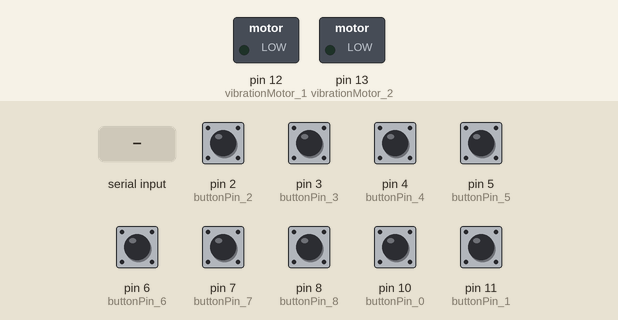
The sketch below on a simulated Arduino Uno, built with avr-gcc and run on an emulated ATmega328P. Shown: switched loads named in the sketch (green lamp = pin HIGH). The test bench sets the inputs (shaded band); at power-on: pin 2 (buttonPin_2), pin 3 (buttonPin_3), pin 4 (buttonPin_4), pin 5 (buttonPin_5), pin 6 (buttonPin_6), pin 7 (buttonPin_7), pin 8 (buttonPin_8), pin 10 (buttonPin_0), pin 11 (buttonPin_1) LOW. What the sketch prints to the serial monitor is not drawn.

Above: at 1.2 s.
1.3 s: "2\n" received over Serial
At 3.5 s:
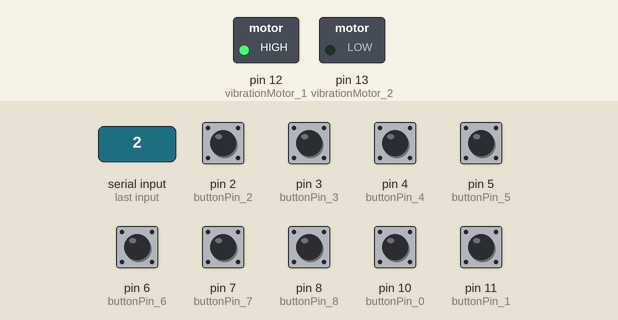
3.8 s: "3\n" received over Serial
At 6.6 s:
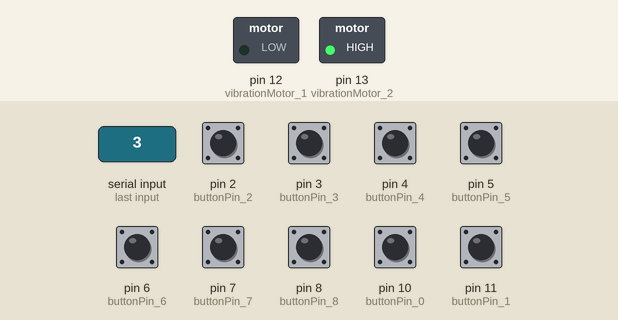
6.8 s: "5\n" received over Serial
9.8 s: "90,45\n" received over Serial
At 11.3 s:
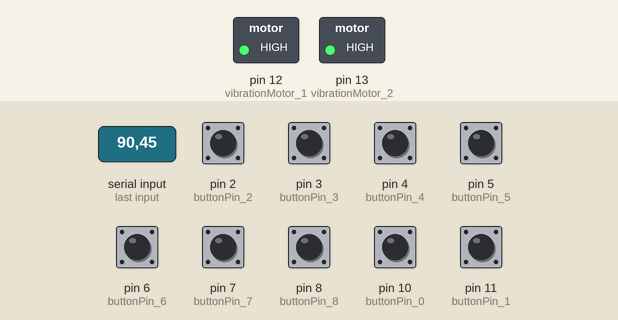
Timing chart, 0 to 15.3 s (numbered marks = the images above; inputs shaded):
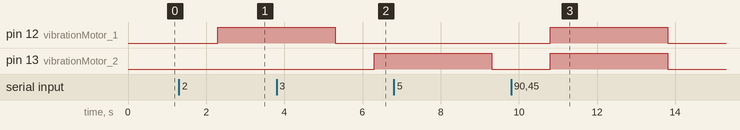

The sketch:

arduinoController.ino
```cpp
// configurazione pin bottoni
const int buttonPin_0 = 10;
const int buttonPin_1 = 11;
const int buttonPin_2 = 2;
const int buttonPin_3 = 3;
const int buttonPin_4 = 4;
const int buttonPin_5 = 5;
const int buttonPin_6 = 6;
const int buttonPin_7 = 7;
const int buttonPin_8 = 8;

// configurazione pin motori
const int vibrationMotor_1 = 12;
const int vibrationMotor_2 = 13;

// stato bottoni
int buttonState_0 = 0;
int buttonState_1 = 0;
int buttonState_2 = 0;
int buttonState_3 = 0;
int buttonState_4 = 0;
int buttonState_5 = 0;
int buttonState_6 = 0;
int buttonState_7 = 0;
int buttonState_8 = 0;

// buttons current configuration
String buttonState = "";
// latest button configuration
String latestButtonState = "";

// the following variables are unsigned longs because the time, measured in
// milliseconds, will quickly become a bigger number than can be stored in an int.
unsigned long lastDebounceTime = 0;  // the last time the output pin was toggled
unsigned long debounceDelay = 50;    // the debounce time; increase if the output flickers

// variable to store incoming serial data
int incomingByte = 0;

// arduino configuration
int baudRate = 9600;

void setup()
{
  Serial.begin(baudRate);
  pinMode(buttonPin_0, INPUT);
  pinMode(buttonPin_1, INPUT);
  pinMode(buttonPin_2, INPUT);
  pinMode(buttonPin_3, INPUT);
  pinMode(buttonPin_4, INPUT);
  pinMode(buttonPin_5, INPUT);
  pinMode(buttonPin_6, INPUT);
  pinMode(buttonPin_7, INPUT);
  pinMode(buttonPin_8, INPUT);
}

void loop()
{

  // check if there is an incoming string in the Serial port
  if(Serial.available() > 0)
  {
    // read the incoming byte
    int buttonID = (Serial.readString()).toInt();

    if(buttonID == 2)
    {
      makeVibrateMotors(0);
    }
    if(buttonID == 3)
    {
      makeVibrateMotors(1);
    }
    if(buttonID == 5)
    {
      makeVibrateMotors(2);
    }

  }

  // read the state of buttons
  buttonState_0 = digitalRead(buttonPin_0);
  buttonState_1 = digitalRead(buttonPin_1);
  buttonState_2 = digitalRead(buttonPin_2);
  buttonState_3 = digitalRead(buttonPin_3);
  buttonState_4 = digitalRead(buttonPin_4);
  buttonState_5 = digitalRead(buttonPin_5);
  buttonState_6 = digitalRead(buttonPin_6);
  buttonState_7 = digitalRead(buttonPin_7);
  buttonState_8 = digitalRead(buttonPin_8);

  // create the string for state comparison
  String reading = String(buttonState_0) + "," +
                String(buttonState_1) + "," +
                String(buttonState_2) + "," +
                String(buttonState_3) + "," +
                String(buttonState_4) + "," +
                String(buttonState_5) + "," +
                String(buttonState_6) + "," +
                String(buttonState_7) + "," +
                String(buttonState_8);

  // check if the previous state is equal to the current one
  if(reading != latestButtonState)
  {
    // set the debouncing timer
    lastDebounceTime = millis();
  }

  // if the timer expires, now we take care of the state changed
  if ((millis() - lastDebounceTime) > debounceDelay)
  {
    // if the state actually changed (thus, it is not noise)
    if(reading != buttonState)
    {
      buttonState = reading;

      // print button state configuration to the Serial port
      Serial.println(buttonState);
    }
  }

  // update latest button state to the current one
  latestButtonState = reading;
}

void makeVibrateMotors(int configuration)
{
  if(configuration == 0)
  {
    analogWrite(vibrationMotor_1, 255);
    delay(3000);
    analogWrite(vibrationMotor_1, 0);
  }
  else if(configuration == 1)
  {
    analogWrite(vibrationMotor_2, 255);
    delay(3000);
    analogWrite(vibrationMotor_2, 0);
  }
  else if(configuration == 2)
  {
    analogWrite(vibrationMotor_1, 255);
    analogWrite(vibrationMotor_2, 255);
    delay(3000);
    analogWrite(vibrationMotor_1, 0);
    analogWrite(vibrationMotor_2, 0);
  }
}
```

Measured:
- after the input at 1.3 s, pin 12 (vibrationMotor_1): LOW → HIGH after 1.0 s
- after the input at 3.8 s, pin 13 (vibrationMotor_2): LOW → HIGH after 2.5 s
